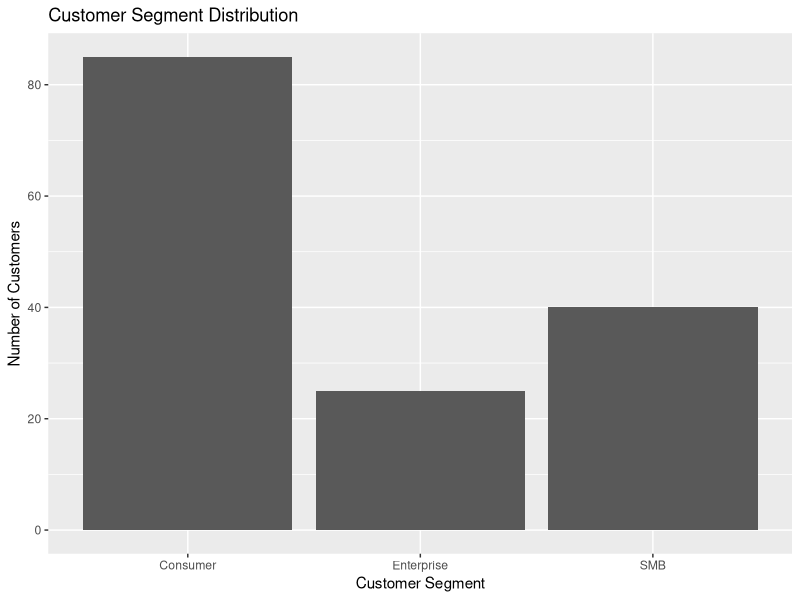
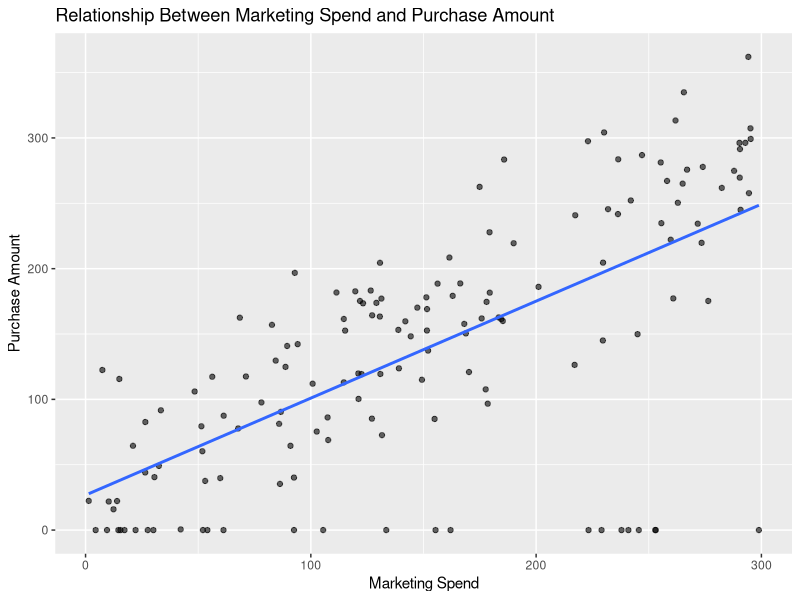

Recreate these plots in R, in order.
## ---- chunk 1
library(tidyverse)
library(ggplot2)
library(readr)
library(knitr)
## ---- chunk 2
data <- read_csv("data/36879932_Abhigna Tippala.csv")
## ---- chunk 3
cleaned_data <- data |>
    mutate(purchase_amount = replace_na(purchase_amount , 0))
## ---- chunk 4
str(cleaned_data)
nrow(cleaned_data)
ncol(cleaned_data)
## ---- chunk 5
summary_table <- data.frame(
  Variable = c("Marketing Spend", "Visits", "Purchase Amount"),
  Mean = c(
    mean(cleaned_data$marketing_spend, na.rm = TRUE),
    mean(cleaned_data$visits, na.rm = TRUE),
    mean(cleaned_data$purchase_amount, na.rm = TRUE)
  ),
  Median = c(
    median(cleaned_data$marketing_spend, na.rm = TRUE),
    median(cleaned_data$visits, na.rm = TRUE),
    median(cleaned_data$purchase_amount, na.rm = TRUE)
  )
)

summary_table
knitr::kable(summary_table)

## ---- chunk 6
library(ggplot2)

ggplot(cleaned_data, aes(x = segment)) +
  geom_bar() +
  labs(
    title = "Customer Segment Distribution",
    x = "Customer Segment",
    y = "Number of Customers"
  )

## ---- chunk 7
library(ggplot2)

ggplot(cleaned_data, aes(x = marketing_spend, y = purchase_amount)) +
  geom_point(alpha = 0.6) +
  geom_smooth(method = "lm", se = FALSE) +
  labs(
    title = "Relationship Between Marketing Spend and Purchase Amount",
    x = "Marketing Spend",
    y = "Purchase Amount"
  )
